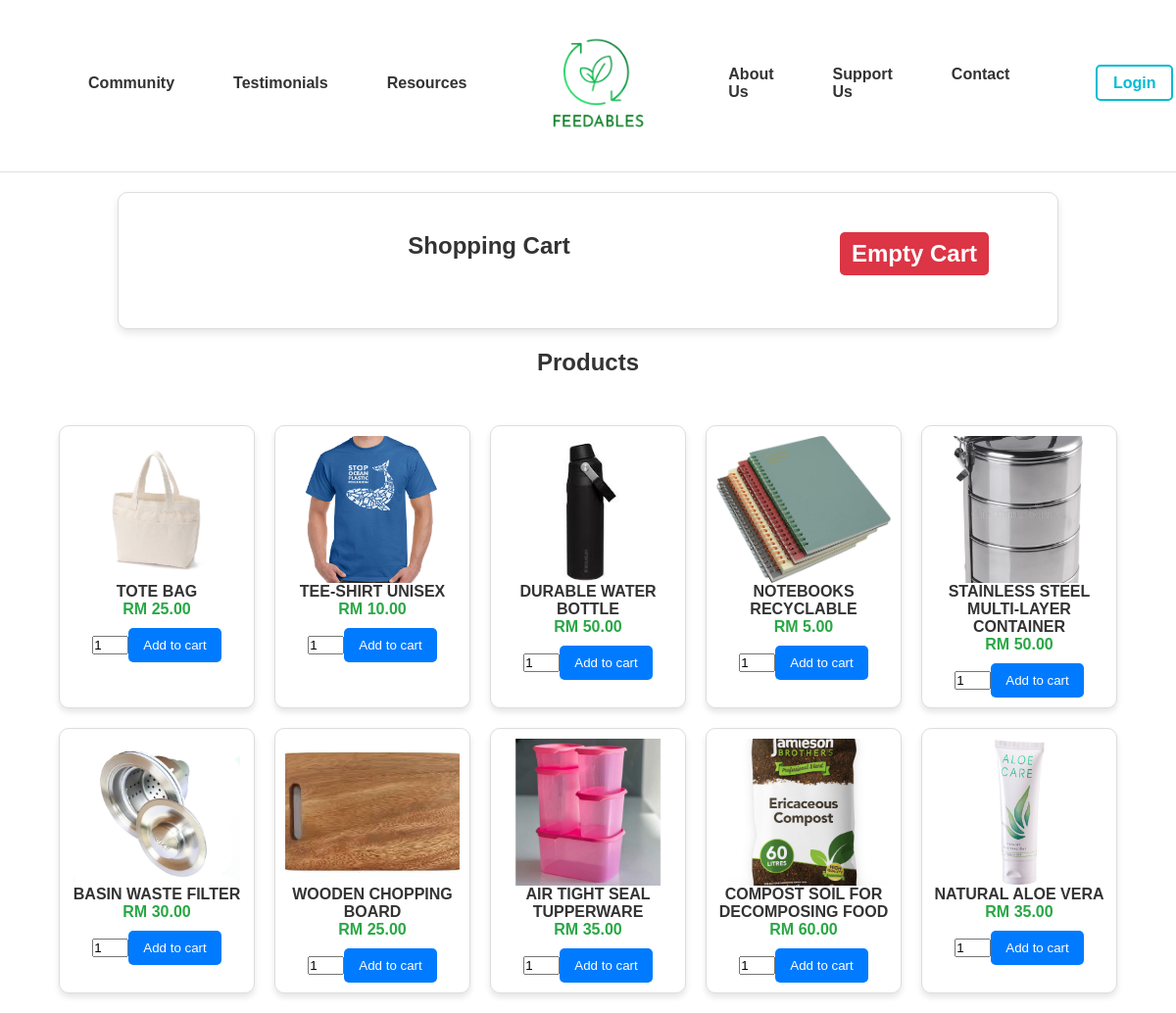
The page / on the database its author committed.
### tables this page shows
CREATE TABLE `product` (
  `id` int(8) NOT NULL,
  `name` varchar(100) NOT NULL,
  `code` varchar(50) NOT NULL,
  `image` text NOT NULL,
  `price` double(10,2) NOT NULL
);

### dbcontroller1.php (called while the page is built, shortened)
<?php
class DBController {
	private $host = "localhost";
	private $user = "root";
	private $password = "";
	private $database = "db1";
	function connectDB() {
		$conn = mysqli_connect($this->host,$this->user,$this->password,$this->database);
		return $conn;
	}
	function runQuery($query) {
		$result = mysqli_query($this->connectDB(), $query);
		while($row=mysqli_fetch_assoc($result)) {
			$resultset[] = $row;
		}
		if(!empty($resultset))
			return $resultset;
	}
}
?>

### index.php (the view, shortened to what this page needs)
<?php
require_once("dbcontroller1.php");
$db_handle = new DBController();
?>
<html>
<head>
<link href="css/storePage.css" type="text/css" rel="stylesheet" />
</head>
<body>
   <header>
        <nav class="navbar">
            <div class="nav-links">
                <a href="community.html">Community</a>
                <a href="testimonials.html">Testimonials</a>
                <a href="resources.html">Resources</a>
            </div>
            <div class="logo">
                <a href="home.html">
                    <img src="images\feedables_logo.png" alt="Feedables Logo" >
                </a>
            </div>
            <div class="nav-links">
                <a href="aboutUS.html">About Us</a>
                <a href="supportUS.html">Support Us</a>
                <a href="contactUS.html">Contact</a>
            </div>
            <div class="login-button">
                <a href="loginPage.php">Login</a>
            </div>
        </nav>
    </header>
<div id="shopping-cart">
<div class="txt-heading">Shopping Cart <a id="btnEmpty" href="index.php?action=empty">Empty Cart</a></div>
</div>
<div class="txt-heading">Products</div>
<div id="product-grid">
    <?php
    $product_array = $db_handle->runQuery("SELECT * FROM product ORDER BY id ASC");
    if(!empty($product_array)) {
        foreach($product_array as $key => $value) {
    ?>
        <div class="product-item">
            <form method="post" action="index.php?action=add&code=<?php echo $product_array[$key]["code"]; ?>">
            <div class="product-image"><img class="product-image-size" src="<?php echo $product_array[$key]["image"]; ?>"></div>
            <div><strong><?php echo $product_array[$key]["name"]; ?></strong></div>
            <div class="product-price"><?php echo "RM ".$product_array[$key]["price"]; ?></div>
            <div><input type="text" name="quantity" value="1" size="2" /><input type="submit" value="Add to cart" class="btnAddAction" /></div>
            </form>
        </div>
    <?php
            }
    }
    ?>
</div>
</body>
</html>

### css/storePage.css (style rules this page uses)
* { margin: 0; padding: 0; box-sizing: border-box; }
body { font-family: Arial, sans-serif; }
header { padding: 5px 50px 10px 50px; border-bottom: 1px solid #e0e0e0; }
.navbar { font-weight: bold; display: flex; align-items: center; justify-content: center; padding: 30px 50px; }
.nav-links { display: flex; gap: 60px; }
.nav-links a { color: #333; text-decoration: none; font-size: 16px; }
.logo { display: flex; align-items: center; gap: 5px; padding: 0 80px; }
.logo img { height: 100px; width: auto; }
.login-button a { padding: 8px 16px; color: #00bcd4; border: 2px solid #00bcd4; border-radius: 5px; text-decoration: none; font-size: 16px; margin-left: 110%; }
#shopping-cart { width: 80%; margin: 20px auto; border: 1px solid #ddd; border-radius: 10px; background-color: #fff; padding: 20px; box-shadow: 0 4px 8px rgba(0, 0, 0, 0.1); }
.txt-heading { font-size: 24px; font-weight: bold; color: #333; text-align: center; margin-bottom: 50px; margin-top: 20px; width: 100%; }
#btnEmpty { text-decoration: none; padding: 8px 12px; background-color: #dc3545; color: white; border-radius: 5px; float: right; margin-right: 50px; }
#product-grid { margin: 20px auto; width: 90%; display: grid; grid-template-columns: repeat(5, 1fr); gap: 20px; }
.product-item { display: flex; flex-direction: column; align-items: center; justify-content: space-between; width: 200px; border: 1px solid #ddd; border-radius: 10px; background-color: #fff; padding: 10px; box-shadow: 0 4px 6px rgba(0, 0, 0, 0.1); text-align: center; }
.product-item img.product-image-size { width: 100%; height: 150px; object-fit: cover; border-radius: 5px; }
.product-item strong { font-size: 16px; color: #333; margin: 10px 0; }
.product-price { font-weight: bold; color: #28a745; margin-bottom: 10px; }
.btnAddAction { padding: 10px 15px; background-color: #007bff; color: white; border: none; border-radius: 5px; cursor: pointer; }

### rows shown on the page
product: image (picture), name "TOTE BAG", price "25.00"
product: image (picture), name "TEE-SHIRT UNISEX", price "10.00"
product: image (picture), name "DURABLE WATER BOTTLE", price "50.00"
product: image (picture), name "NOTEBOOKS RECYCLABLE", price "5.00"
product: image (picture), name "STAINLESS STEEL MULTI-LAYER CONTAINER", price "50.00"
product: image (picture), name "BASIN WASTE FILTER", price "30.00"
product: image (picture), name "WOODEN CHOPPING BOARD", price "25.00"
product: image (picture), name "AIR TIGHT SEAL TUPPERWARE", price "35.00"
product: image (picture), name "COMPOST SOIL FOR DECOMPOSING FOOD", price "60.00"
product: image (picture), name "NATURAL ALOE VERA", price "35.00"
